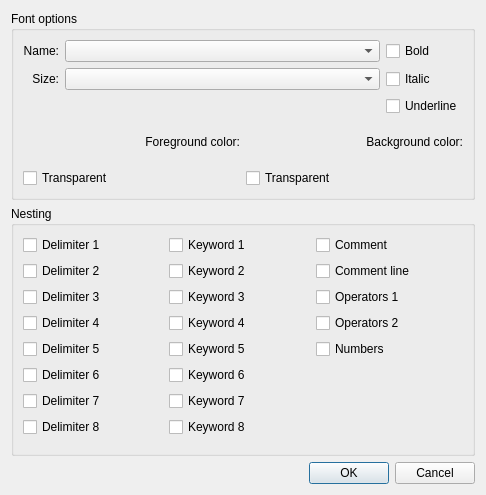
<?xml version="1.0" encoding="UTF-8"?>
<ui version="4.0">
 <class>StylerPopupDlg</class>
 <widget class="QDialog" name="StylerPopupDlg">
  <property name="geometry"><rect><x>0</x><y>0</y><width>486</width><height>495</height></rect></property>
  <property name="windowTitle"><string>Styler Dialog</string></property>
  <layout class="QVBoxLayout" name="layout1">
   <item>
    <widget class="QGroupBox" name="stylerStaticFontOptions">
     <property name="nppId" stdset="0"><number>25030</number></property>
     <property name="title"><string>Font options</string></property>
     <layout class="QVBoxLayout" name="layout2">
      <item>
       <layout class="QGridLayout" name="layout3" columnstretch="0,1,0">
        <item row="0" column="0">
         <widget class="QLabel" name="stylerNameStatic">
          <property name="nppId" stdset="0"><number>25031</number></property>
          <property name="text"><string>Name:</string></property>
          <property name="alignment"><set>Qt::AlignRight|Qt::AlignVCenter</set></property>
         </widget>
        </item>
        <item row="0" column="1">
         <widget class="QComboBox" name="stylerComboFontName">
          <property name="nppId" stdset="0"><number>25004</number></property>
          <property name="insertPolicy"><enum>QComboBox::NoInsert</enum></property>
         </widget>
        </item>
        <item row="0" column="2">
         <widget class="QCheckBox" name="stylerCheckBold">
          <property name="nppId" stdset="0"><number>25001</number></property>
          <property name="text"><string>Bold</string></property>
         </widget>
        </item>
        <item row="1" column="0">
         <widget class="QLabel" name="stylerSizeStatic">
          <property name="nppId" stdset="0"><number>25032</number></property>
          <property name="text"><string>Size:</string></property>
          <property name="alignment"><set>Qt::AlignRight|Qt::AlignVCenter</set></property>
         </widget>
        </item>
        <item row="1" column="1">
         <widget class="QComboBox" name="stylerComboFontSize">
          <property name="nppId" stdset="0"><number>25005</number></property>
          <property name="insertPolicy"><enum>QComboBox::NoInsert</enum></property>
         </widget>
        </item>
        <item row="1" column="2">
         <widget class="QCheckBox" name="stylerCheckItalic">
          <property name="nppId" stdset="0"><number>25002</number></property>
          <property name="text"><string>Italic</string></property>
         </widget>
        </item>
        <item row="2" column="2">
         <widget class="QCheckBox" name="stylerCheckUnderline">
          <property name="nppId" stdset="0"><number>25003</number></property>
          <property name="text"><string>Underline</string></property>
         </widget>
        </item>
       </layout>
      </item>
      <item>
       <layout class="QGridLayout" name="layout4">
        <item row="0" column="0">
         <widget class="QLabel" name="stylerFgStatic">
          <property name="nppId" stdset="0"><number>25006</number></property>
          <property name="text"><string>Foreground color:</string></property>
          <property name="alignment"><set>Qt::AlignRight|Qt::AlignVCenter</set></property>
         </widget>
        </item>
        <item row="0" column="1">
         <widget class="QLabel" name="stylerBgStatic">
          <property name="nppId" stdset="0"><number>25007</number></property>
          <property name="text"><string>Background color:</string></property>
          <property name="alignment"><set>Qt::AlignRight|Qt::AlignVCenter</set></property>
         </widget>
        </item>
        <item row="1" column="0">
         <widget class="QCheckBox" name="stylerCheckFgTransparent">
          <property name="nppId" stdset="0"><number>25033</number></property>
          <property name="text"><string>Transparent</string></property>
         </widget>
        </item>
        <item row="1" column="1">
         <widget class="QCheckBox" name="stylerCheckBgTransparent">
          <property name="nppId" stdset="0"><number>25034</number></property>
          <property name="text"><string>Transparent</string></property>
         </widget>
        </item>
       </layout>
      </item>
     </layout>
    </widget>
   </item>
   <item>
    <widget class="QGroupBox" name="stylerStaticNestingGroup">
     <property name="nppId" stdset="0"><number>25029</number></property>
     <property name="title"><string>Nesting</string></property>
     <layout class="QGridLayout" name="gridLayout2">
      <item row="0" column="0">
       <widget class="QCheckBox" name="stylerCheckNestingDelimiter1">
        <property name="nppId" stdset="0"><number>25008</number></property>
        <property name="text"><string>Delimiter 1</string></property>
       </widget>
      </item>
      <item row="1" column="0">
       <widget class="QCheckBox" name="stylerCheckNestingDelimiter2">
        <property name="nppId" stdset="0"><number>25009</number></property>
        <property name="text"><string>Delimiter 2</string></property>
       </widget>
      </item>
      <item row="2" column="0">
       <widget class="QCheckBox" name="stylerCheckNestingDelimiter3">
        <property name="nppId" stdset="0"><number>25010</number></property>
        <property name="text"><string>Delimiter 3</string></property>
       </widget>
      </item>
      <item row="0" column="2">
       <widget class="QCheckBox" name="stylerCheckNestingComment">
        <property name="nppId" stdset="0"><number>25016</number></property>
        <property name="text"><string>Comment</string></property>
       </widget>
      </item>
      <item row="1" column="2">
       <widget class="QCheckBox" name="stylerCheckNestingCommentLine">
        <property name="nppId" stdset="0"><number>25017</number></property>
        <property name="text"><string>Comment line</string></property>
       </widget>
      </item>
      <item row="0" column="1">
       <widget class="QCheckBox" name="stylerCheckNestingKeyword1">
        <property name="nppId" stdset="0"><number>25018</number></property>
        <property name="text"><string>Keyword 1</string></property>
       </widget>
      </item>
      <item row="1" column="1">
       <widget class="QCheckBox" name="stylerCheckNestingKeyword2">
        <property name="nppId" stdset="0"><number>25019</number></property>
        <property name="text"><string>Keyword 2</string></property>
       </widget>
      </item>
      <item row="2" column="1">
       <widget class="QCheckBox" name="stylerCheckNestingKeyword3">
        <property name="nppId" stdset="0"><number>25020</number></property>
        <property name="text"><string>Keyword 3</string></property>
       </widget>
      </item>
      <item row="3" column="1">
       <widget class="QCheckBox" name="stylerCheckNestingKeyword4">
        <property name="nppId" stdset="0"><number>25021</number></property>
        <property name="text"><string>Keyword 4</string></property>
       </widget>
      </item>
      <item row="3" column="0">
       <widget class="QCheckBox" name="stylerCheckNestingDelimiter4">
        <property name="nppId" stdset="0"><number>25011</number></property>
        <property name="text"><string>Delimiter 4</string></property>
       </widget>
      </item>
      <item row="4" column="0">
       <widget class="QCheckBox" name="stylerCheckNestingDelimiter5">
        <property name="nppId" stdset="0"><number>25012</number></property>
        <property name="text"><string>Delimiter 5</string></property>
       </widget>
      </item>
      <item row="5" column="0">
       <widget class="QCheckBox" name="stylerCheckNestingDelimiter6">
        <property name="nppId" stdset="0"><number>25013</number></property>
        <property name="text"><string>Delimiter 6</string></property>
       </widget>
      </item>
      <item row="6" column="0">
       <widget class="QCheckBox" name="stylerCheckNestingDelimiter7">
        <property name="nppId" stdset="0"><number>25014</number></property>
        <property name="text"><string>Delimiter 7</string></property>
       </widget>
      </item>
      <item row="7" column="0">
       <widget class="QCheckBox" name="stylerCheckNestingDelimiter8">
        <property name="nppId" stdset="0"><number>25015</number></property>
        <property name="text"><string>Delimiter 8</string></property>
       </widget>
      </item>
      <item row="4" column="1">
       <widget class="QCheckBox" name="stylerCheckNestingKeyword5">
        <property name="nppId" stdset="0"><number>25022</number></property>
        <property name="text"><string>Keyword 5</string></property>
       </widget>
      </item>
      <item row="5" column="1">
       <widget class="QCheckBox" name="stylerCheckNestingKeyword6">
        <property name="nppId" stdset="0"><number>25023</number></property>
        <property name="text"><string>Keyword 6</string></property>
       </widget>
      </item>
      <item row="6" column="1">
       <widget class="QCheckBox" name="stylerCheckNestingKeyword7">
        <property name="nppId" stdset="0"><number>25024</number></property>
        <property name="text"><string>Keyword 7</string></property>
       </widget>
      </item>
      <item row="7" column="1">
       <widget class="QCheckBox" name="stylerCheckNestingKeyword8">
        <property name="nppId" stdset="0"><number>25025</number></property>
        <property name="text"><string>Keyword 8</string></property>
       </widget>
      </item>
      <item row="2" column="2">
       <widget class="QCheckBox" name="stylerCheckNestingOperators1">
        <property name="nppId" stdset="0"><number>25026</number></property>
        <property name="text"><string>Operators 1</string></property>
       </widget>
      </item>
      <item row="3" column="2">
       <widget class="QCheckBox" name="stylerCheckNestingOperators2">
        <property name="nppId" stdset="0"><number>25027</number></property>
        <property name="text"><string>Operators 2</string></property>
       </widget>
      </item>
      <item row="4" column="2">
       <widget class="QCheckBox" name="stylerCheckNestingNumbers">
        <property name="nppId" stdset="0"><number>25028</number></property>
        <property name="text"><string>Numbers</string></property>
       </widget>
      </item>
      <item row="0" column="3">
       <spacer name="hSpacer1">
        <property name="orientation"><enum>Qt::Horizontal</enum></property>
       </spacer>
      </item>
      <item row="8" column="0">
       <spacer name="vSpacer2">
        <property name="orientation"><enum>Qt::Vertical</enum></property>
       </spacer>
      </item>
     </layout>
    </widget>
   </item>
   <item>
    <layout class="QHBoxLayout" name="layout5">
     <item>
      <spacer name="spacer6">
       <property name="orientation"><enum>Qt::Horizontal</enum></property>
       <property name="sizeType"><enum>QSizePolicy::Expanding</enum></property>
       <property name="sizeHint" stdset="0"><size><width>0</width><height>0</height></size></property>
      </spacer>
     </item>
     <item>
      <widget class="QPushButton" name="ok">
       <property name="nppId" stdset="0"><number>1</number></property>
       <property name="text"><string>OK</string></property>
       <property name="autoDefault"><bool>false</bool></property>
       <property name="default"><bool>true</bool></property>
      </widget>
     </item>
     <item>
      <widget class="QPushButton" name="cancel">
       <property name="nppId" stdset="0"><number>2</number></property>
       <property name="text"><string>Cancel</string></property>
       <property name="autoDefault"><bool>false</bool></property>
      </widget>
     </item>
    </layout>
   </item>
  </layout>
 </widget>
 <resources/>
 <connections/>
</ui>
